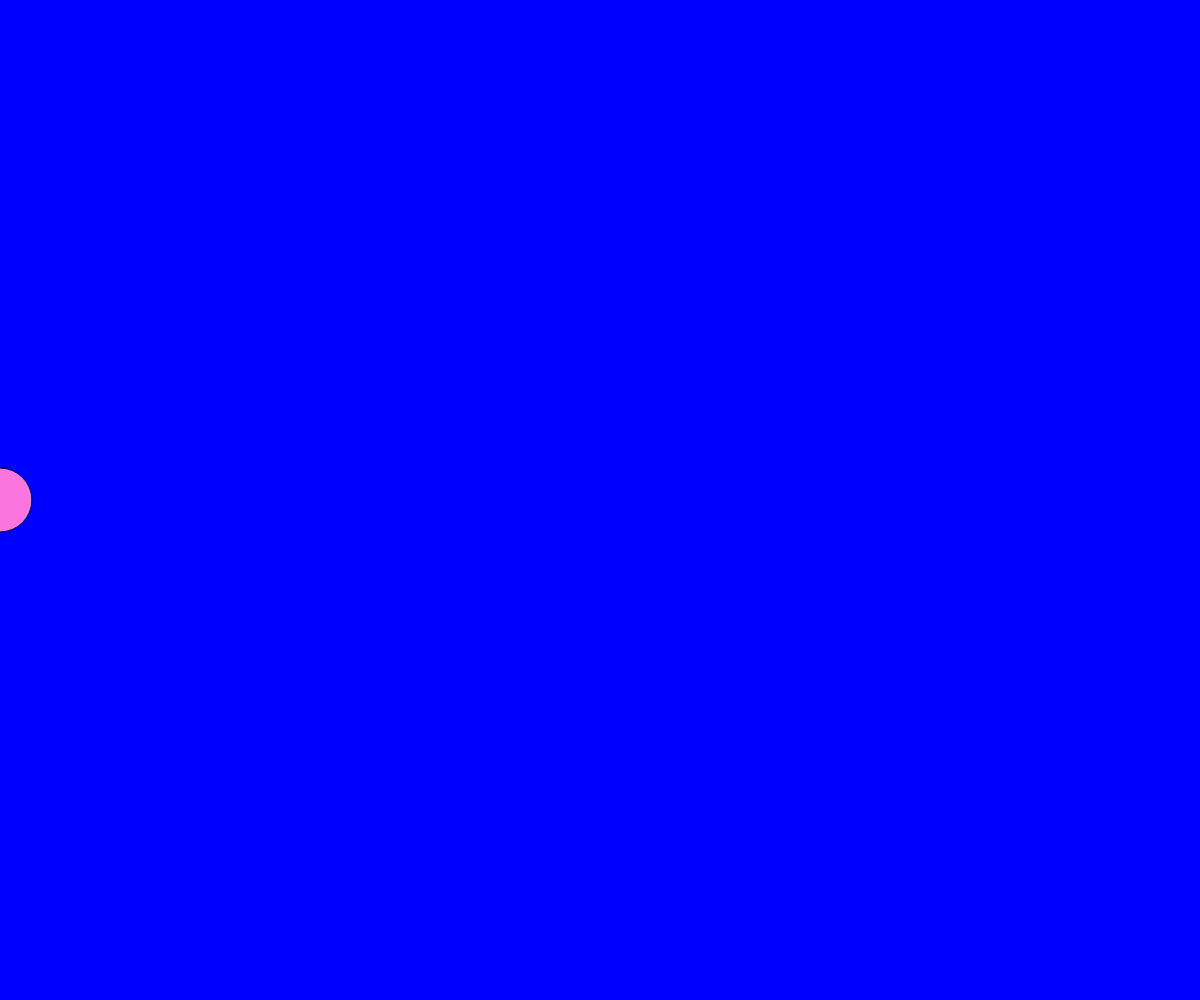
Frame 1 (no input)
Frame 60 (no input): identical to frame 1, image omitted
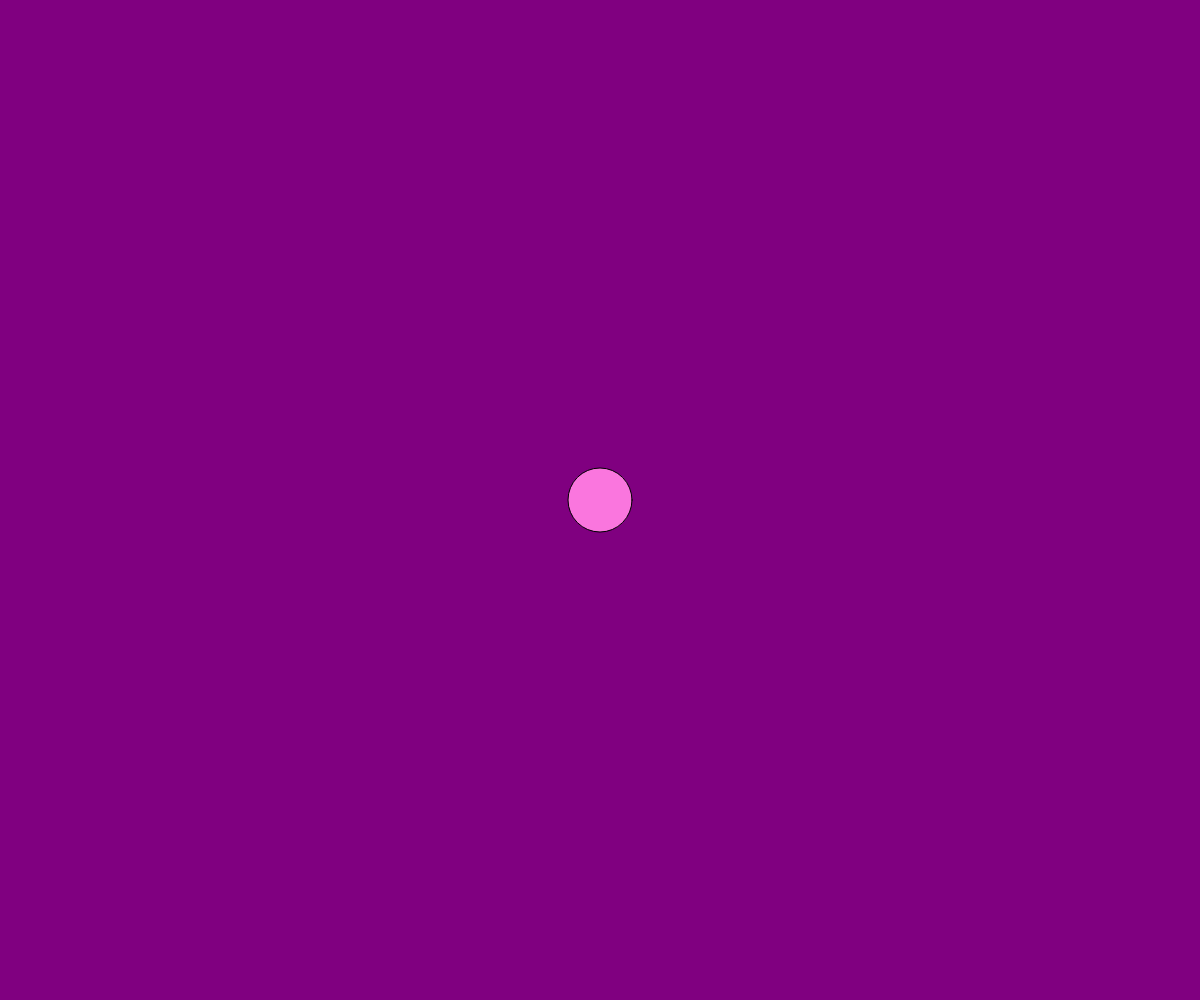
Frame 120 (the mouse pressed at the canvas centre since frame 60)

The p5.js sketch that drew these frames (run headless with seeded random() and noise() and a simulated clock; from frame 60 on, the mouse is pressed at the canvas centre):

// p5.js sketch
// ── sketch.js
let r = 0;
let b = 0;


function setup() {
    createCanvas(windowWidth, windowHeight);
}

function draw() {

    //bg
    r = map(mouseX,0,width,0,255)
    b = map(mouseX,0,width,255,0)
    background(r,0,b);

    //ellipse

    fill(250,118,222)
    ellipse(mouseX,height/2,64,64)
}
